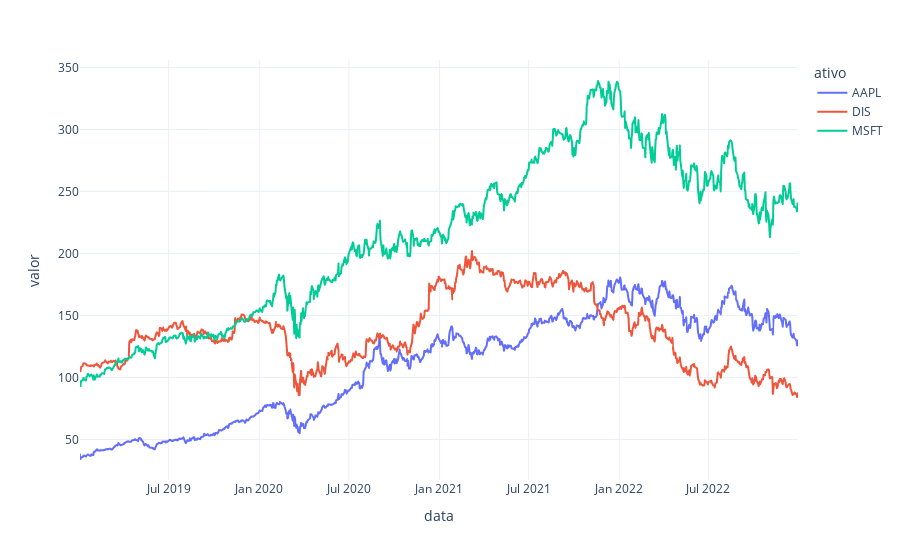

Here is the notebook cell this chart was saved with:
### Code cell
fig = px.line(amplitudade_vertical, x='data', y='valor', color='ativo', template='plotly_white')
fig.show()

### Figure 1 — Plotly figure (JSON) as saved in the notebook; plotly's stock layout.template omitted (floating-point values rounded to 4 significant figures; data arrays with more than 128 entries replaced by an {"elided": "..."} marker saying what was removed)
{"data": [{"hovertemplate": "ativo=AAPL<br>data=%{x}<br>valor=%{y}<extra></extra>", "legendgroup": "AAPL", "line": {"color": "#636efa", "dash": "solid"}, "marker": {"symbol": "circle"}, "mode": "lines", "name": "AAPL", "showlegend": true, "type": "scattergl", "x": {"elided": "1008 str values"}, "xaxis": "x", "y": {"elided": "1008 float values"}, "yaxis": "y"}, {"hovertemplate": "ativo=DIS<br>data=%{x}<br>valor=%{y}<extra></extra>", "legendgroup": "DIS", "line": {"color": "#EF553B", "dash": "solid"}, "marker": {"symbol": "circle"}, "mode": "lines", "name": "DIS", "showlegend": true, "type": "scattergl", "x": {"elided": "1008 str values"}, "xaxis": "x", "y": {"elided": "1008 float values"}, "yaxis": "y"}, {"hovertemplate": "ativo=MSFT<br>data=%{x}<br>valor=%{y}<extra></extra>", "legendgroup": "MSFT", "line": {"color": "#00cc96", "dash": "solid"}, "marker": {"symbol": "circle"}, "mode": "lines", "name": "MSFT", "showlegend": true, "type": "scattergl", "x": {"elided": "1008 str values"}, "xaxis": "x", "y": {"elided": "1008 float values"}, "yaxis": "y"}], "layout": {"legend": {"title": {"text": "ativo"}, "tracegroupgap": 0}, "margin": {"t": 60}, "xaxis": {"anchor": "y", "domain": [0, 1], "title": {"text": "data"}}, "yaxis": {"anchor": "x", "domain": [0, 1], "title": {"text": "valor"}}}}
